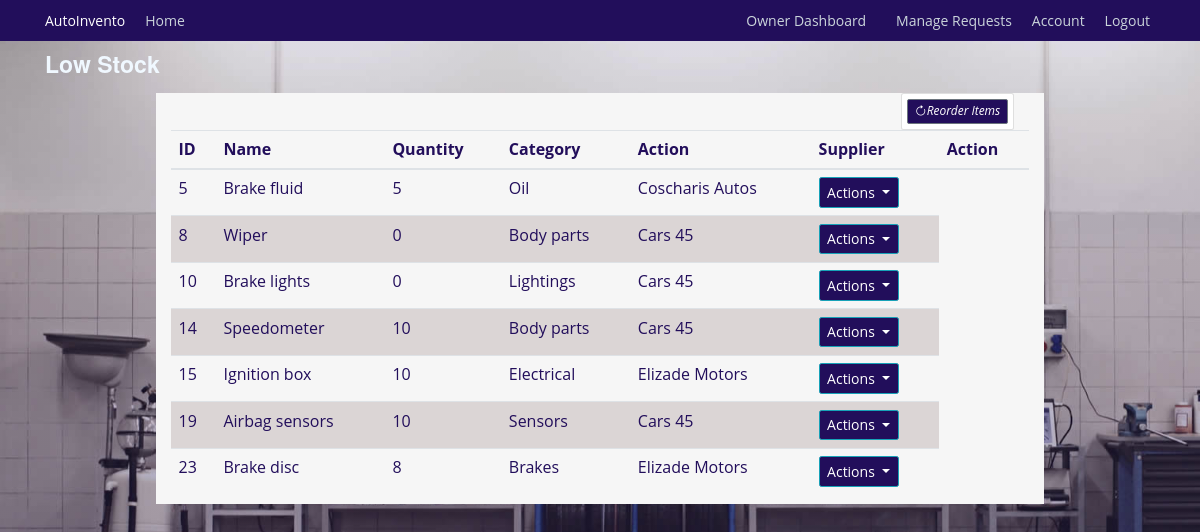
Page /inventory/low_inventory (signed in) on the earlier database version.
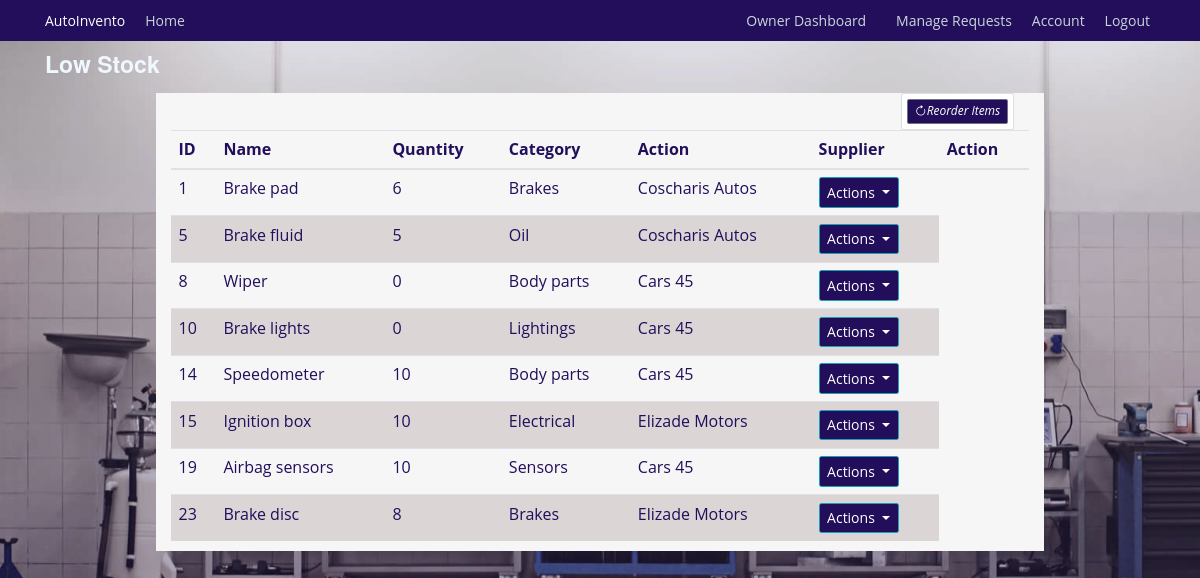
Same page on the later database version.
### autoinvento/models.py (models this page shows, shortened)
class InventoryItem(db.Model):
    id = db.Column(db.Integer, primary_key=True)
    name = db.Column(db.String(128), unique=True, nullable=False, index=True)
    quantity = db.Column(db.Integer, nullable=False)
    category = db.Column(db.String(50), nullable=False)
    low_stock_threshold = db.Column(db.Integer, default=10)
    date_added = db.Column(db.DateTime, default=datetime.utcnow)
    supplier_id = db.Column(db.Integer, db.ForeignKey('supplier.id'))
    supplier = db.relationship('Supplier', back_populates='items')
    usage_logs = db.relationship('UsageLog', back_populates='items', cascade='all, delete-orphan')
    notifications = db.relationship('Notification', back_populates='items', cascade='all, delete-orphan')
    requests = db.relationship('InventoryRequest', back_populates='requested_item')

class Supplier(db.Model):
    id = db.Column(db.Integer, primary_key=True)
    name = db.Column(db.String(100), unique=True, nullable=False)
    email = db.Column(db.String(120), unique=True, nullable=False)
    phone_number = db.Column(db.Integer, unique=True, nullable=True)
    contact = db.Column(db.String(125), nullable=True)
    items = db.relationship('InventoryItem', back_populates='supplier')

### autoinvento/inventory/routes.py (the view)
@inventory.route('/inventory/low_inventory', methods=['GET', 'POST'])
@login_required
def low_inventory():
    low_inventory = InventoryItem.query.filter(InventoryItem.quantity <= InventoryItem.low_stock_threshold)
    return render_template('low_inventory.html', title='Low Inventory', low_inventory=low_inventory)

### autoinvento/models.py (called while the page is built)
@login_manager.user_loader
def load_user(mechanic_id):
    return Mechanics.query.get(int(mechanic_id))

### autoinvento/templates/low_inventory.html (shortened to what this page needs)
{% extends "base.html" %} {% block content %}
<h3 style="color: aliceblue">Low Stock</h3>
<div class="container mt-4 background">
  <div class="col-md-2 float-right">
    <div class="card p-2">
      <a
        class="btn btn-sm btn-secondary"
        href="{{ url_for('inventory.add_inventory') }}"
        ><i class="bi bi-arrow-clockwise">Reorder Items</i></a
      >
    </div>
  </div>
  <div class="table-responsive">
    <table class="table">
      <thead>
        <tr>
          <th>ID</th>
          <th>Name</th>
          <th>Quantity</th>
          <th>Category</th>
          <th>Action</th>
          <th>Supplier</th>
          <th>Action</th>
        </tr>
      </thead>
      <tbody>
        {% for inventory in low_inventory %}
        <tr>
          <td>{{ inventory.id }}</td>
          <td>{{ inventory.name }}</td>
          <td>{{ inventory.quantity }}</td>
          <td>{{ inventory.category }}</td>
          <td>{{ inventory.supplier.name }}</td>
          <td>
            <div class="dropdown">
              <button
                class="btn btn-info dropdown-toggle"
                type="button"
                data-bs-toggle="dropdown"
                aria-expanded="false"
              >
                Actions
              </button>
            </div>
          </td>
        </tr>
        {% endfor %}
      </tbody>
    </table>
  </div>
</div>
{% endblock content %}

Differences in the rows shown:
now on this page (row edited): InventoryItem: id "1", name "Brake pad", quantity "6", category "Brakes", supplier.name "Coscharis Autos"
